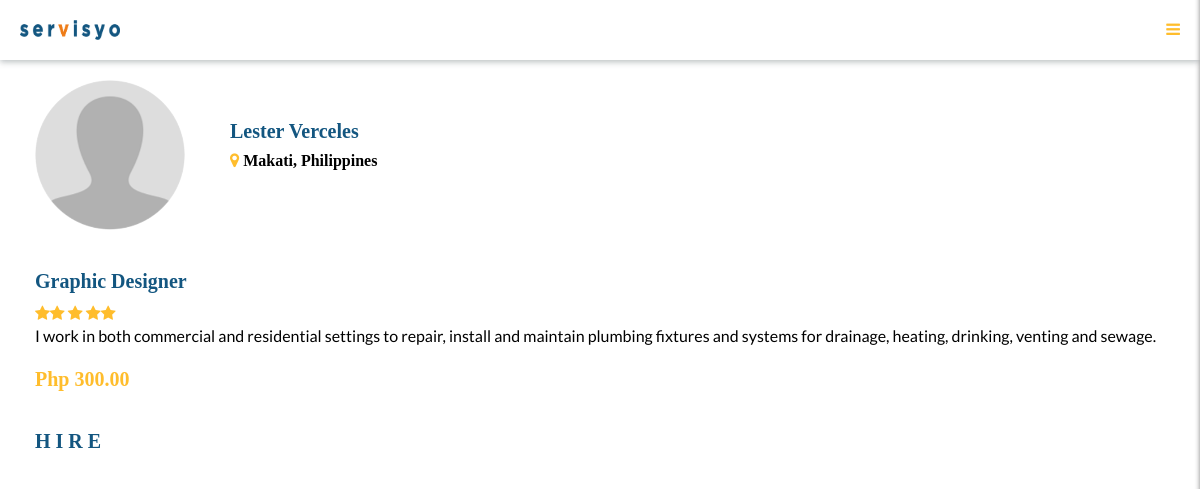
The app's page /user/request/lester@gmail.com, older data.
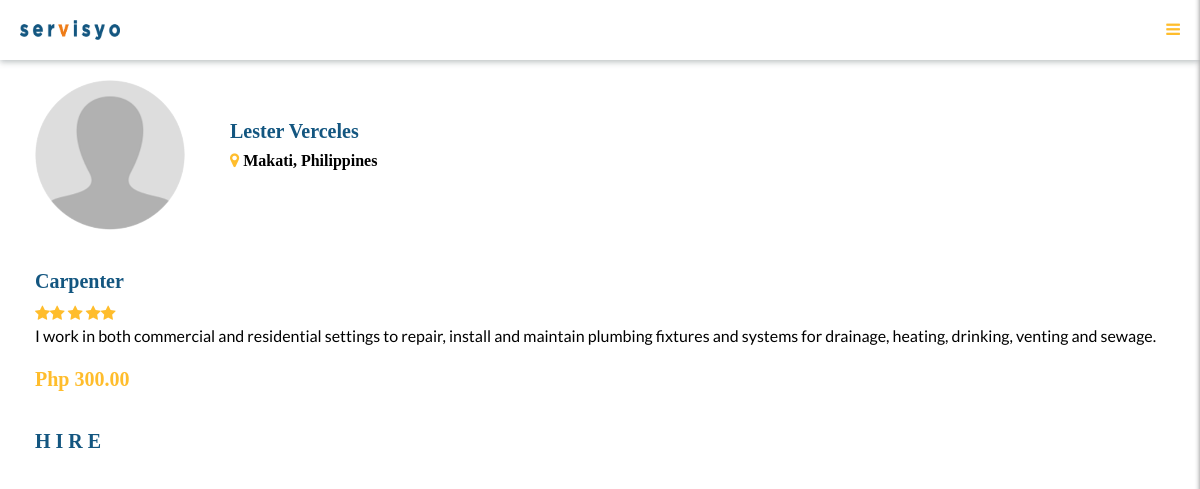
The same page, newer data.
### app/models.py (models this page shows, shortened)
class User(db.Model, UserMixin):
    __tablename__ = 'users'
    first_name = db.Column(db.String)
    last_name = db.Column(db.String)
    phone = db.Column(db.String)
    email = db.Column(db.String, primary_key=True)
    gender = db.Column(db.String)
    profession = db.Column(db.String)
    confirmation = db.Column(db.Boolean)
    geolat = db.Column(db.String)
    geolng = db.Column(db.String)
    _password = db.Column(db.String)
    @hybrid_property
    def password(self):
        return self._password

### app/views/user.py (the view)
@userbp.route('/request/<string:user>')
def req_service(user):
    user = models.User.query.filter_by(email=user).first()
    return render_template('pages/profile/request.html', title='Request Person', user=user)

### app/templates/pages/profile/request.html
{% extends "././layout/base.html" %}
{% block content %}
<link rel="stylesheet" href="{{ url_for('static', filename='css/profile-index.css') }}"/>
<section class="profile-section">
	<div class="container">
		<div class="row">
			<div class="col-md-2">
				<img class="img-responsive img-circle" src="{{ url_for('static', filename='img/dp.png') }}">
			</div>
			<div class="col-md-4">
				<h2>{{ user.first_name }} {{user.last_name}}</h2>
				<h4><span style="color: #CD2A00;"><i class="fa fa-map-marker" aria-hidden="true"></i></span> Makati, Philippines</h4>
			</div>
		</div>
		<div class="profile-content">
			<h2>{{ user.profession }}</h2>
				<span style="color: #FFBD2C;">
					<i class="fa fa-star" aria-hidden="true"></i><i class="fa fa-star" aria-hidden="true"></i>
					<i class="fa fa-star" aria-hidden="true"></i>
					<i class="fa fa-star" aria-hidden="true"></i><i class="fa fa-star" 	aria-hidden="true"></i>
				</span>
			<p>I work in both commercial and residential settings to repair, install and maintain plumbing fixtures and systems for drainage, heating, drinking, venting and sewage. </p>
		</div>
		<div>
			<h3>Php 300.00</h3>
			<h2>H I R E</h2>
		</div>
	</div>
</section>
{% endblock %}

Row changes from the older to the newer data that the page shows:
changed User "Lester": profession "Graphic Designer" → "Carpenter"
